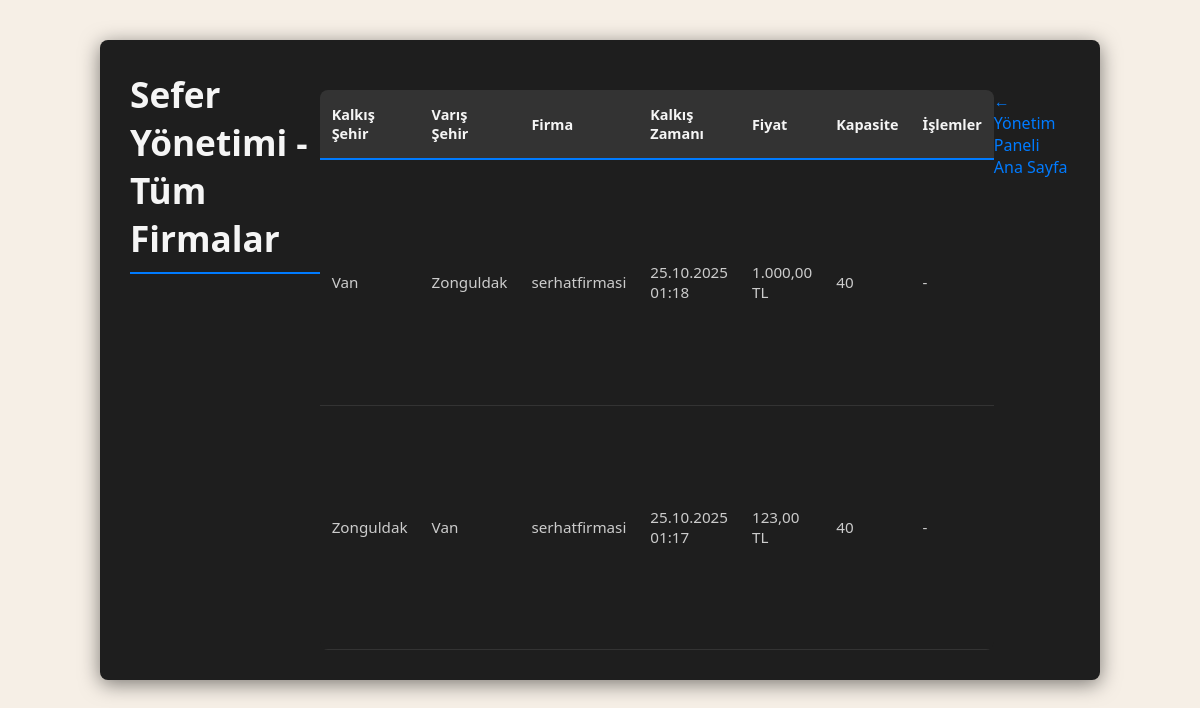
The page /admin/trip_crud.php (signed in) on the database its author committed.
### tables this page shows
CREATE TABLE "Trips" (
	"id"	TEXT,
	"company_id"	TEXT NOT NULL,
	"destination_city"	TEXT NOT NULL,
	"arrival_time"	DATETIME NOT NULL,
	"departure_city"	TEXT NOT NULL,
	"price"	INTEGER NOT NULL,
	"capacity"	INTEGER NOT NULL,
	"created_date"	TIMESTAMP DEFAULT CURRENT_TIMESTAMP,
	"departure_time"	DATETIME NOT NULL,
	PRIMARY KEY("id"),
	FOREIGN KEY("company_id") REFERENCES "Bus_Company"("id")
);

CREATE TABLE "Bus_Company" (
	"id"	TEXT,
	"name"	TEXT NOT NULL UNIQUE,
	"logo_path"	TEXT,
	"created_at"	TIMESTAMP DEFAULT CURRENT_TIMESTAMP,
	PRIMARY KEY("id")
);

### src/auth.php (called while the page is built, shortened)
<?php
function is_user_logged_in(): bool
{
    return isset($_SESSION['user_id']);
}
function current_user_role(): string
{
    return $_SESSION['role'] ?? 'ziyaretci';
}
function is_user_in_role(string $role): bool
{
    return current_user_role() === $role;
}
function is_admin(): bool
{
    return is_user_in_role('admin');
}
function is_company_admin(): bool
{
    return is_user_in_role('firma_admin');
}

### src/libs/connection.php (called while the page is built, shortened)
<?php
function db(): PDO
{
    static $pdo;
    $database_path = realpath(__DIR__ . '/../../config/Otobus_Database.db');
    if (!$pdo) {
        try {
            $pdo = new PDO("sqlite:" . $database_path);
            $pdo->setAttribute(PDO::ATTR_ERRMODE, PDO::ERRMODE_EXCEPTION);
        } catch (PDOException $e) {
            die("Veritabanı bağlantı hatası: " . $e->getMessage());
        }
    }
    return $pdo;
}

### src/trips.php (called while the page is built, shortened)
<?php
function get_trips_for_management(?string $company_id): array
{
    $sql = "
        SELECT
            t.id,
            t.departure_city,
            t.destination_city AS arrival_city, -- Sütun adını SQL'de alias ile değiştiriyoruz
            t.departure_time,
            t.price,
            t.capacity,
            t.company_id,
            bc.name AS company_name
        FROM
            Trips t
        INNER JOIN
            Bus_Company bc ON t.company_id = bc.id
    ";
    $params = [];
    $sql .= " ORDER BY t.departure_time DESC";
    try {
        $statement = db()->prepare($sql);
        $statement->execute($params);
        return $statement->fetchAll(PDO::FETCH_ASSOC);
    } catch (PDOException $e) {
        error_log("Yönetim sefer listesi hatası: " . $e->getMessage());
        return [];
    }
}

### public/admin/trip_crud.php (the view, shortened to what this page needs)
<?php
$user_id = $_SESSION['user_id'];
$company_name = "Tüm Firmalar";
$trips = [];
if (is_company_admin()) {
    $company = get_user_company_info($user_id);
    if (!$company || empty($company['company_id'])) {
        flash("Sefer yönetimi için hesabınıza atanmış bir firma bulunamadı. Lütfen Süper Admin ile iletişime geçin.", 'flash_error');
        redirect_to(BASE_URL . '/admin/index.php');
    }
    $company_name = $company['name'];
    $trips = get_trips_for_management($company['company_id']);
} elseif (is_admin()) {
    $trips = get_trips_for_management(null);
}
?>
<main class="admin-main">
    <div class="admin-header">
        <h1>Sefer Yönetimi - <?= htmlspecialchars($company_name) ?></h1>
    </div>
    <?php if (empty($trips)): ?>
        <div class="alert-info">
            <?= is_admin() ? 'Sistemde' : "Firmanız **" . htmlspecialchars($company_name) . "** adına" ?> henüz kayıtlı sefer bulunmamaktadır.
        </div>
    <?php else: ?>
        <table class="data-table">
            <thead>
                <tr>
                    <th>Kalkış Şehir</th>
                    <th>Varış Şehir</th>
                    <?php if (is_admin()): ?>
                        <th>Firma</th>
                    <?php endif; ?>
                    <th>Kalkış Zamanı</th>
                    <th>Fiyat</th>
                    <th>Kapasite</th>
                    <th>İşlemler</th>
                </tr>
            </thead>
            <tbody>
                <?php foreach ($trips as $trip): ?>
                <tr>
                    <td><?= htmlspecialchars($trip['departure_city']) ?></td>
                    <td><?= htmlspecialchars($trip['arrival_city']) ?></td>
                    <?php if (is_admin()): ?>
                        <td><?= htmlspecialchars($trip['company_name']) ?></td>
                    <?php endif; ?>
                    <td><?= date('d.m.Y H:i', strtotime($trip['departure_time'])) ?></td>
                    <td><?= number_format($trip['price'], 2, ',', '.') ?> TL</td>
                    <td><?= htmlspecialchars($trip['capacity']) ?></td>
                    <td class="action-buttons">
                        <?php if (is_company_admin()): ?>
                            <a href="trip_seat_report.php?trip_id=<?= $trip['id'] ?>" class="btn-sm btn-info">Koltuk Raporu</a>
                            <a href="trip_form.php?id=<?= $trip['id'] ?>" class="btn-sm btn-edit">Düzenle</a>
                            <form action="trip_form.php" method="post" onsubmit="return confirm('Bu seferi silmek istediğinizden emin misiniz? Satılan biletler de iptal olur!');" style="display:inline;">
                                <input type="hidden" name="action" value="delete">
                                <input type="hidden" name="id" value="<?= $trip['id'] ?>">
                                <button type="submit" class="btn-sm btn-delete">Sil</button>
                            </form>
                        <?php else: ?>
                            <span>-</span>
                        <?php endif; ?>
                    </td>
                </tr>
                <?php endforeach; ?>
            </tbody>
        </table>
    <?php endif; ?>
    <a href="index.php" class="back-link">← Yönetim Paneli Ana Sayfa</a>
</main>

### public/style.css (style rules this page uses)
* { box-sizing: border-box; margin: 0; padding: 0; }
html, body { height: 100%; }
body { font-family: 'Segoe UI', Tahoma, Geneva, Verdana, sans-serif; min-height: 100vh; background: #121212; color: #f5f5f5; }
:root { color-scheme: dark light; }
a { color: var(--primary); text-decoration: none; }
h1, h2, h3 { color: var(--text); }
.layout-default { --primary: #2e7d32; --primary-strong: #1b5e20; --on-primary: #ffffff; --accent: #d97706; --accent-strong: #b45309; --bg: #f6efe6; --surface: #fffdf9; --text: #1f1f1f; --muted: #6f6a62; --input: #ffffff; --border: #e8dfcf; background: var(--bg); color: var(--text); }
:root, .admin-main, .trip-listing-main { --bg-dark: #121212; --card-dark: #1e1e1e; --text-light: #f5f5f5; --primary-blue: #007bff; --border-color-dark: #333; }
main { background: transparent; border: 0; box-shadow: none; max-width: none; width: 100%; padding: 0; }
.admin-main .back-link { display: block; margin-top: 20px; color: var(--primary-blue); }
.admin-main { display: flex; max-width: 1400px; width: 95%; margin: 40px auto; background: var(--bg-dark); border-radius: 8px; box-shadow: 0 4px 20px rgba(0, 0, 0, 0.5); min-height: 80vh; }
.admin-main { max-width: 1000px; width: 95%; margin: 40px auto; background: var(--card-dark); border-radius: 8px; padding: 30px; box-shadow: 0 4px 20px rgba(0, 0, 0, 0.5); color: var(--text-light); }
.admin-main h1 { color: var(--text-light); border-bottom: 2px solid var(--primary-blue); padding-bottom: 10px; margin-bottom: 30px; font-size: 2.2em; }
.data-table { width: 100%; border-collapse: collapse; margin-top: 20px; background-color: var(--card-dark); border-radius: 8px; overflow: hidden; }
.data-table thead th { background-color: #333; color: var(--text-light); padding: 15px 12px; text-align: left; font-weight: 700; border-bottom: 2px solid var(--primary-blue); font-size: 0.9em; }
.data-table tbody tr { border-bottom: 1px solid var(--border-color-dark); transition: background-color 0.2s; }
.data-table tbody td { padding: 12px; vertical-align: middle; color: #ccc; font-size: 0.95em; }
.admin-header h1 { display: flex; justify-content: space-between; align-items: center; }

### rows shown on the page
trips: departure_city "Van", destination_city "Zonguldak", company.name "serhatfirmasi", departure_time "25.10.2025 01:18", price "1.000,00", capacity "40"
trips: departure_city "Zonguldak", destination_city "Van", company.name "serhatfirmasi", departure_time "25.10.2025 01:17", price "123,00", capacity "40"

### other values the page prints
$company_name "Tüm Firmalar"
